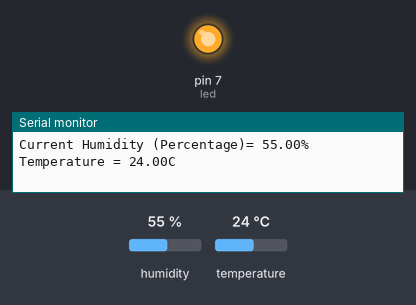
A sketch run on a simulated Arduino Uno, built with avr-gcc and run on an emulated ATmega328P. Shown: output pins drawn as LEDs (lit = HIGH), the last lines printed to the serial monitor. The test bench sets the inputs (shaded band); at power-on: humidity 55 %, temperature 24 °C.

Above: at 8.7 s.
8.8 s: humidity set to 52 %
17.7 s: humidity set to 49 %
At 27.2 s:
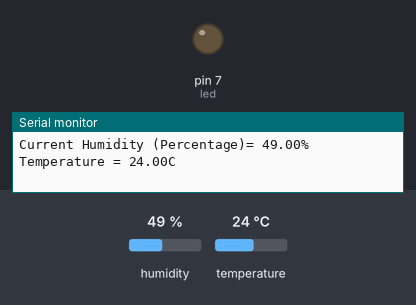
28.1 s: humidity set to 68 %
At 37.8 s:
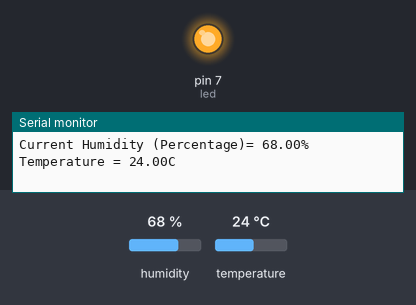
Timing chart, 0 to 39.3 s (numbered marks = the images above; inputs shaded):
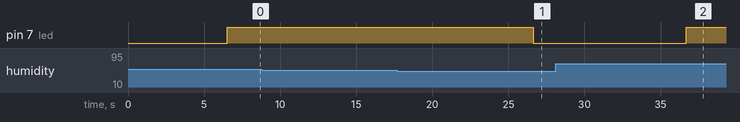

Measured:
- the behaviour switches between 51 and 50 % on humidity (found by bisection; images 0 and 1)
- after the input at 17.7 s, pin 7 (led): HIGH → LOW after 8.9 s
- after the input at 28.1 s, pin 7 (led): LOW → HIGH after 8.6 s

The sketch:

Temperature_Sensor_1.0.ino
```cpp
#include "dht.h"
#define dht_apin A0 // Analog Pin sensor is connected to

dht DHT;
int led = 7;


void setup(){

  Serial.begin(9600);
  delay(500);//Delay to let system boot
  Serial.println("DHT11 Humidity & temperature Sensor\n\n");
  delay(1000);//Wait before accessing Sensor
  pinMode(7, OUTPUT);

}//end "setup()"

void loop(){
  //Start of Program

    DHT.read11(dht_apin);

    Serial.print("Current Humidity (Percentage)= ");
    Serial.print(DHT.humidity);
    Serial.print("%  ");
    Serial.print("Temperature = ");
    Serial.print(DHT.temperature);
    Serial.println("C  ");

    delay(5000);//Wait 5 seconds before accessing sensor again.

  //Fastest should be once every two seconds.

     if(DHT.humidity > 50.)
    {
    	digitalWrite(led, HIGH);
    }
  else{
       digitalWrite(led, LOW);
  }
}// end loop()
```
